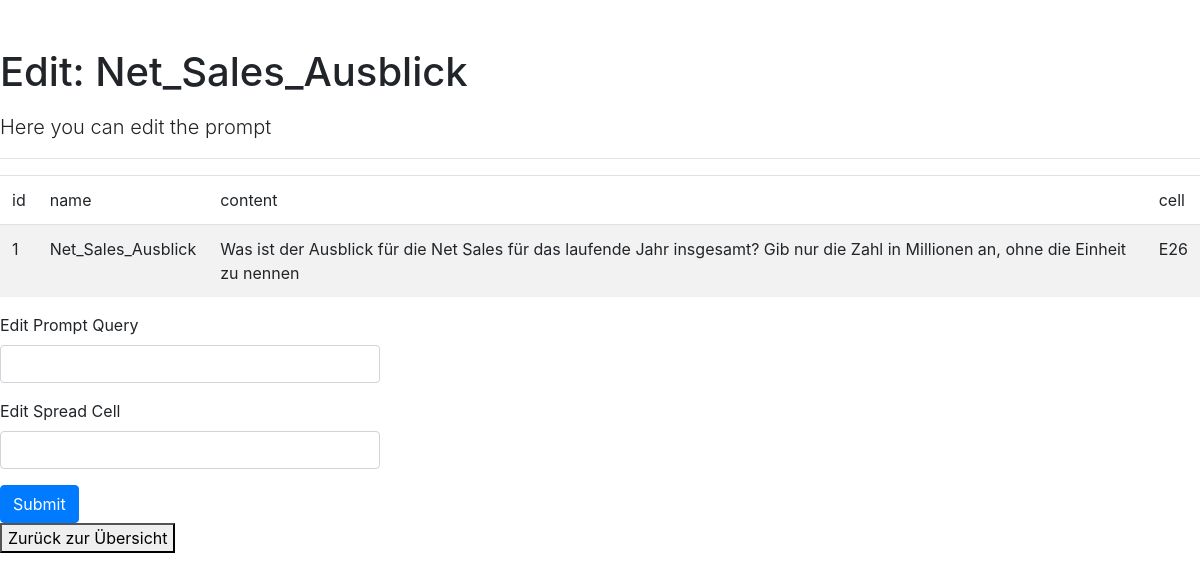
Page /edit/1 on the earlier database version.
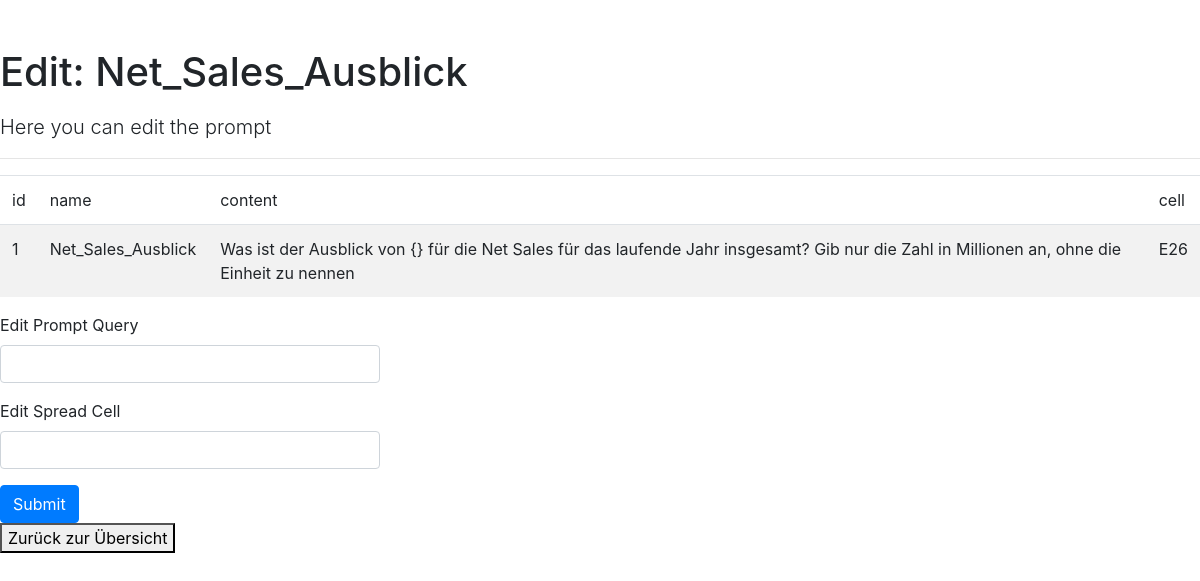
Same page on the later database version.
### app/models.py (models this page shows)
class Prompts(db.Model):
    id = db.Column(db.Integer, primary_key=True)
    name = db.Column(db.String(80), nullable=False)
    content = db.Column(db.String(400), nullable=False)
    gsheetcell = db.Column(db.String(400), nullable=False)

### app/routes.py (the view)
@app.route('/edit/<id>', methods=['GET', 'POST'])
def editprompt(id):
    print("this is the ID"+ id)
    prompt = Prompts.query.filter_by(id=id).first_or_404()
    form = EditQueryForm()
    print(prompt)
    if form.validate_on_submit():
        prompt.content = form.querycontent.data
        prompt.gsheetcell = form.cell.data
        db.session.commit()
        flash('Your changes have been saved.')
    return render_template('editprompt.html', form=form, prompt=prompt)

### app/forms.py
class EditQueryForm(FlaskForm):
    querycontent = StringField('Edit Prompt Query')
    cell = StringField('Edit Spread Cell')
    submit = SubmitField('Submit')

### templates/editprompt.html
{% extends "base.html" %}
{% from 'bootstrap/form.html' import render_form, render_field %}
{% block content %}
      <h1 class="pt-5 pb-2">Edit: {{prompt.name}}</h1>
      <p class="lead">Here you can edit the prompt </p>
      <hr>
          <div>
            <table id="data" class="table table-striped">
                <thead>
                    <tr>
                        <td>id</td>
                        <td>name</td>
                        <td>content</td>
                        <td>cell</td>
                    </tr>
                </thead>
            <tbody>
                <tr>
                    <td>{{prompt.id}}</td>
                    <td>{{prompt.name}}</td>
                    <td>{{prompt.content}}</td>
                    <td>{{prompt.gsheetcell}}</td>
                </tr>
            </tbody>
        </table>
        <div class="row">
            <div class="col-md-4">
                {{ render_form(form)}}
            </div>
        </div>
        <a href= "/edit" >
            <button class="GFG">
               Zurück zur Übersicht
            </button>
        </a>
          </div>
      {% endblock %}

Differences in the rows shown:
changed Prompts "Net_Sales_Ausblick": content "Was ist der Ausblick für die Net Sales für das laufende Jahr insgesamt? Gib nur die Zahl in Millionen an, ohne die Einheit zu nennen" → "Was ist der Ausblick von {} für die Net Sales für das laufende Jahr insgesamt? Gib nur die Zahl in Millionen an, ohne die Einheit zu nennen"
